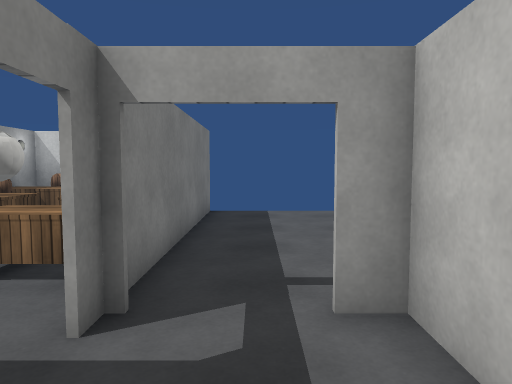
View 1 (above)

15 first-person views from a walk through a 3-D level made in the Unity game engine. The camera is 1.4 m above the floor, tilts 4° down and sees 70° across. Doors are open. The floor is counted in squares, 1 m on a side. Each view is taken from the middle of a square. On the plan, view 1 faces up. The plan holds only what a view shows up to about 16 squares ahead; the rest is blank. The player is left out. Some surface patterns are stand-ins.

View 2
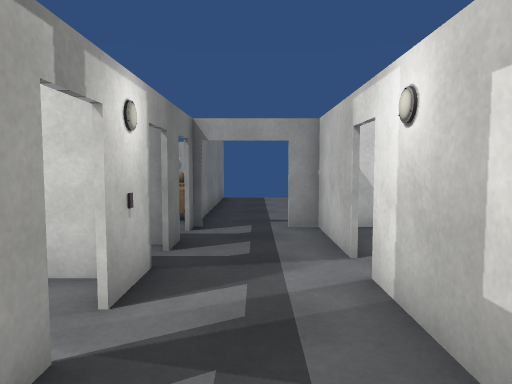

View 3
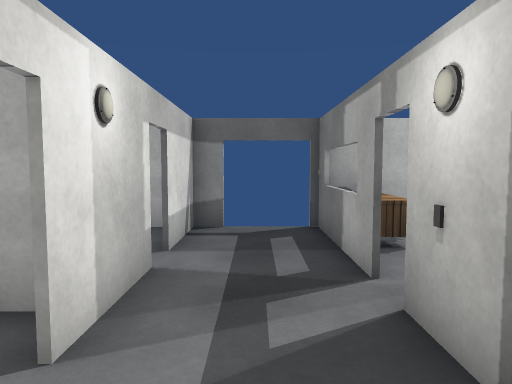

View 4
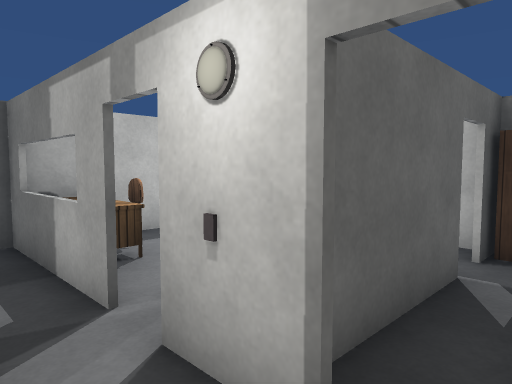

View 5
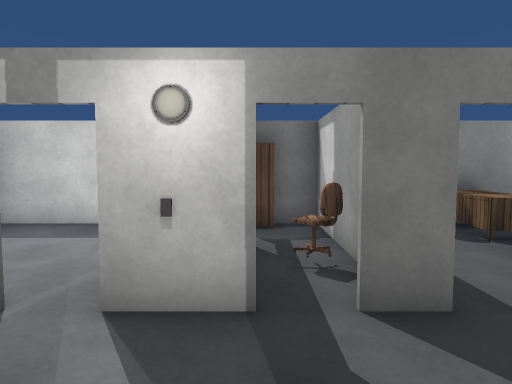

View 6
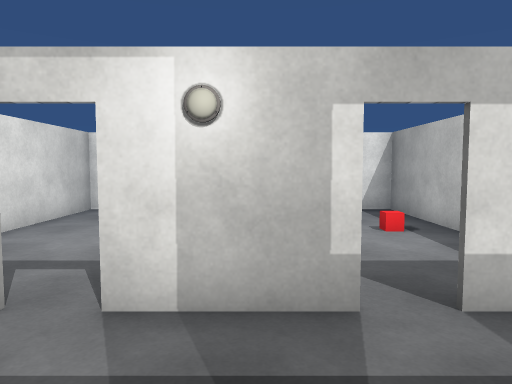

View 7
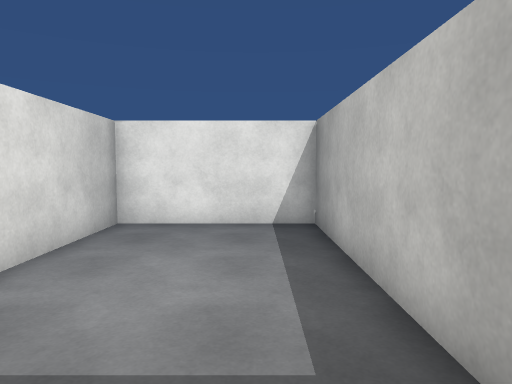

View 8
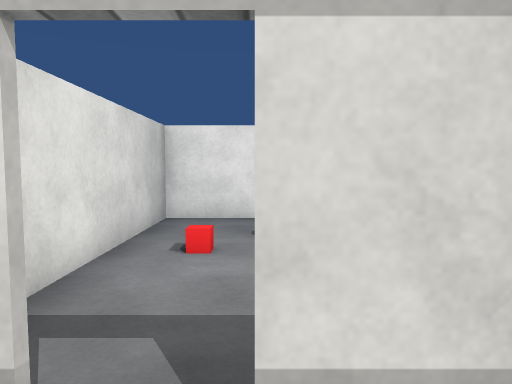

View 9
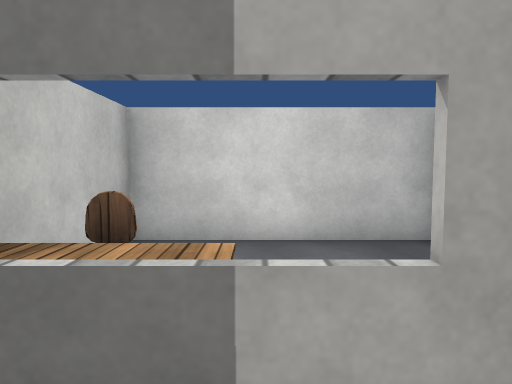

View 10
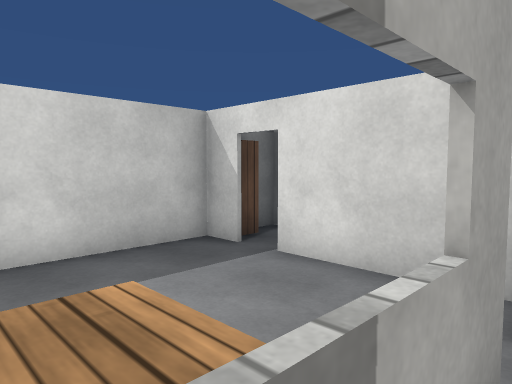

View 11
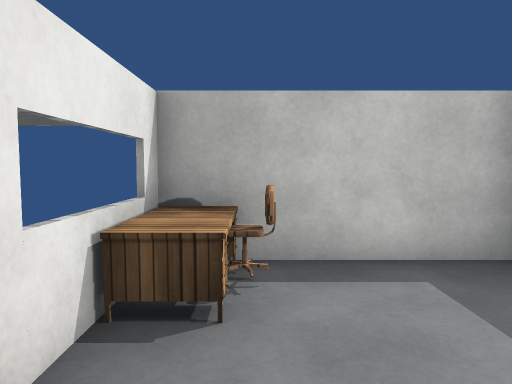

View 12
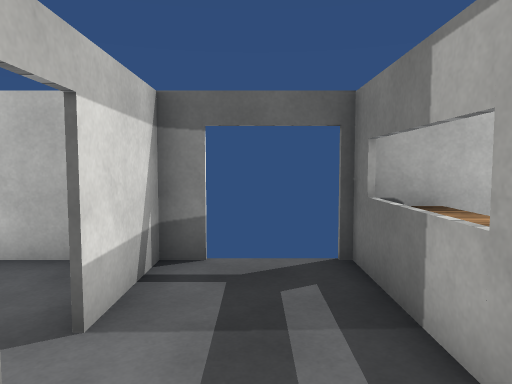

View 13
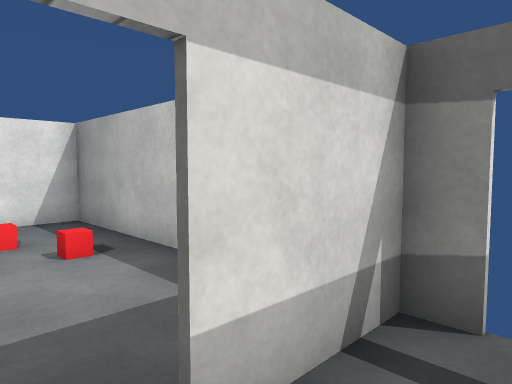

View 14
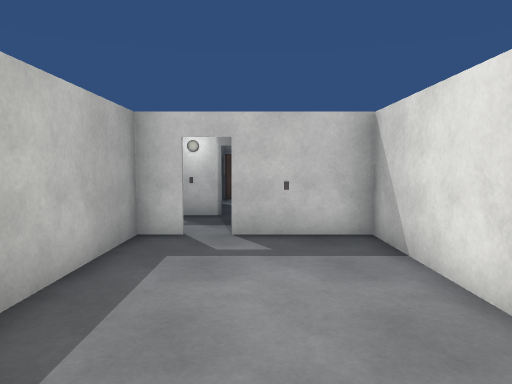

View 15
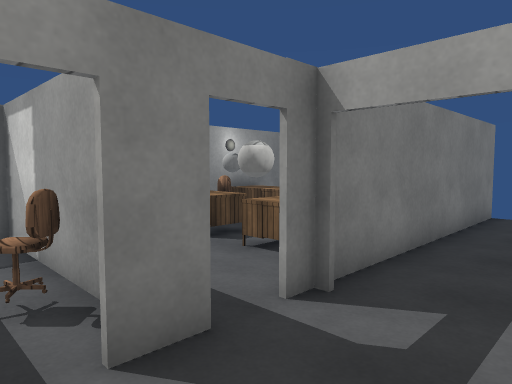

### Floor plan
Points are (right, up) in squares from view 1. A wall is a line through its corners. A room is listed if a view was taken in it or the views show most of it. See-through windows are left out.
Room 1 (views 1, 3, 4, 7, 8, 9, 12, 13, 15)
walls: (-1.4, 0.1) (-1.4, -0.8); (-1.4, -2.4) (-1.4, -4.6); (1.4, 0.5) (1.4, 3.5); (1.4, -3.1) (1.4, -0.5); (-1.4, 2) (-1.4, 1)
ways out: opening at (0.5, -3.5) to room 2; opening at (2, 0) to room 3; opening at (-1, -1.5) to room 4; gap at (2, -3.5) to room 5; open door at (-0.5, 3.5)
objects: lamp (-1, -1)
Room 2 (views 2, 10)
walls: (-1.4, -4.6) (-1.4, -6.5); (0.6, -6.4) (1.4, -6.4) (1.4, -3.9)
ways out: opening at (0.5, -3.5) to room 1; opening at (-1, -5) to room 4; open door at (-0.5, -6.5) to room 4
Room 3 (views 5, 14)
walls: (9.9, -1.5) (9.9, 3.4) (0.8, 3.4); (1.6, -1.5) (10, -1.5); (1.6, 3.5) (1.6, 0.5)
ways out: opening at (2, 0) to room 1
Room 4 (views 6, 11)
walls: (-1.6, -4) (-1.6, -3); (-1.8, -0.5) (-5, -0.5); (-6.9, -0.5) (-6.9, -6.4) (-1.2, -6.4); (-4.5, 1.5) (-6.9, 1.5)
ways out: opening at (-1, -1.5) to room 1; opening at (-1, -5) to room 2; open door at (-0.5, -6.5) to room 2
objects: cabinet (-7, 0) to (-6, 0); desk (-3, -6) to (-2, -4); chair (-3, -5)
Room 5 (no view inside)
walls: (2.1, -6.4) (9.9, -6.4) (9.9, -1.5); (10, -1.6) (3.8, -1.6)
ways out: gap at (2, -3.5) to room 1
Room 6 (no view inside)
walls: (-1.6, 1.5) (-4.5, 1.5); (-5, -0.4) (-2.1, -0.4)
objects: chair (-3, 1)

Positions as (right, up) in squares from view 1, and headings:
1: (0, 0), facing up
2: (0, -5), facing up
3: (0, 2), facing down
4: (0, 1), facing down-left
5: (2, 0), facing left
6: (-2, -2), facing right
7: (1, 0), facing right
8: (0, -4), facing right
9: (0, -4), facing left
10: (-1, -5), facing up-left
11: (-3, -1), facing down
12: (0, -1), facing down
13: (0, -3), facing down-right
14: (9, 1), facing left
15: (1, 0), facing up-left
